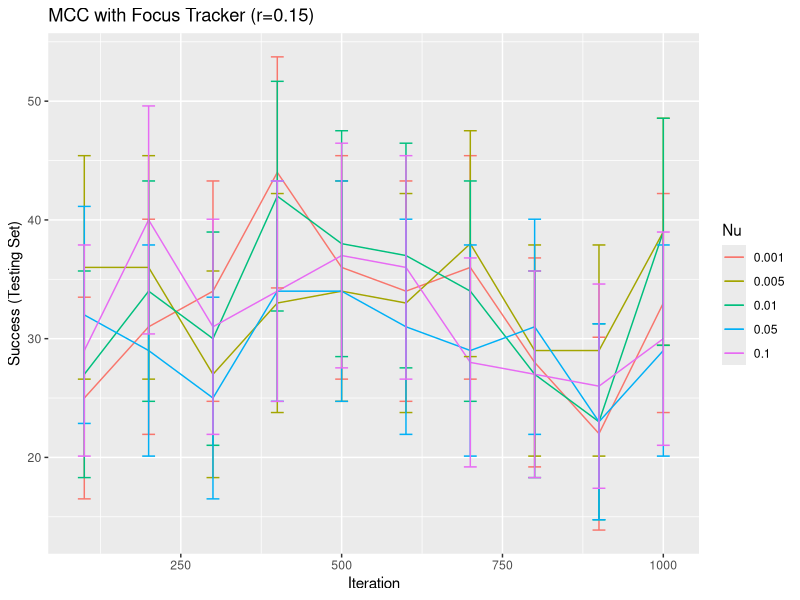
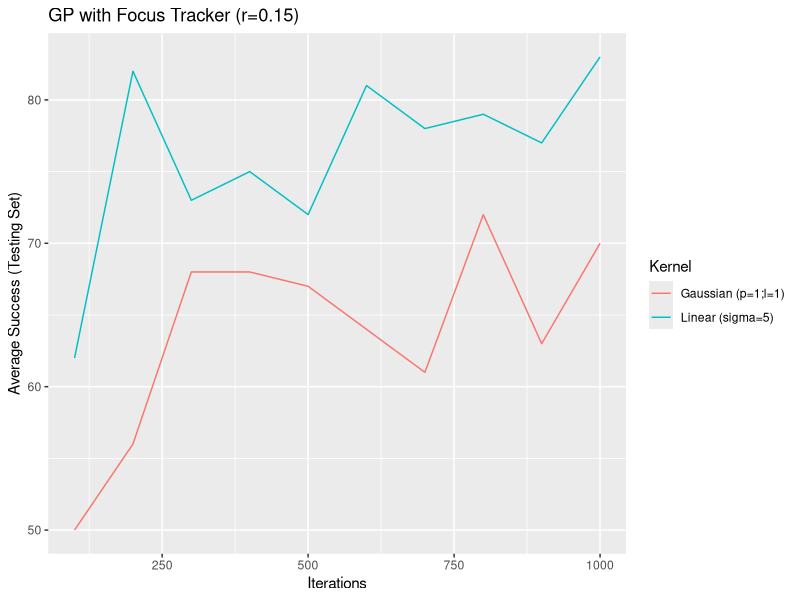
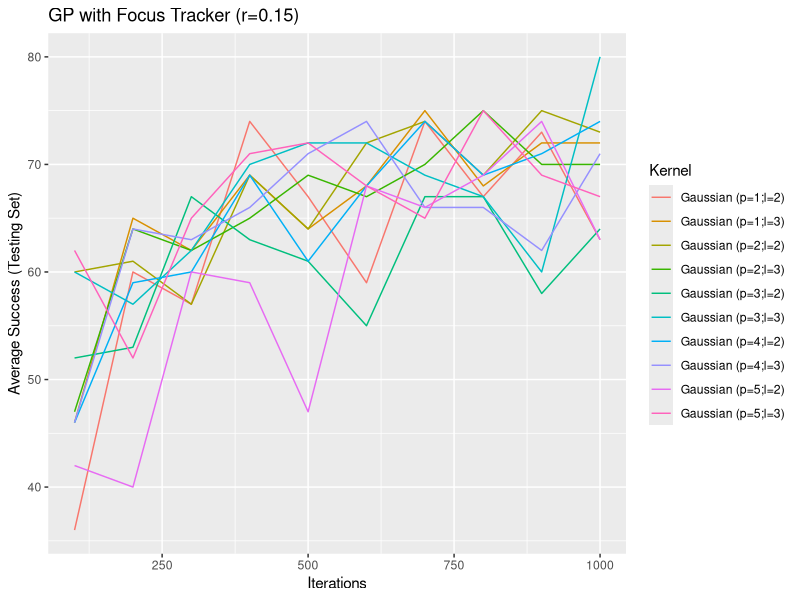
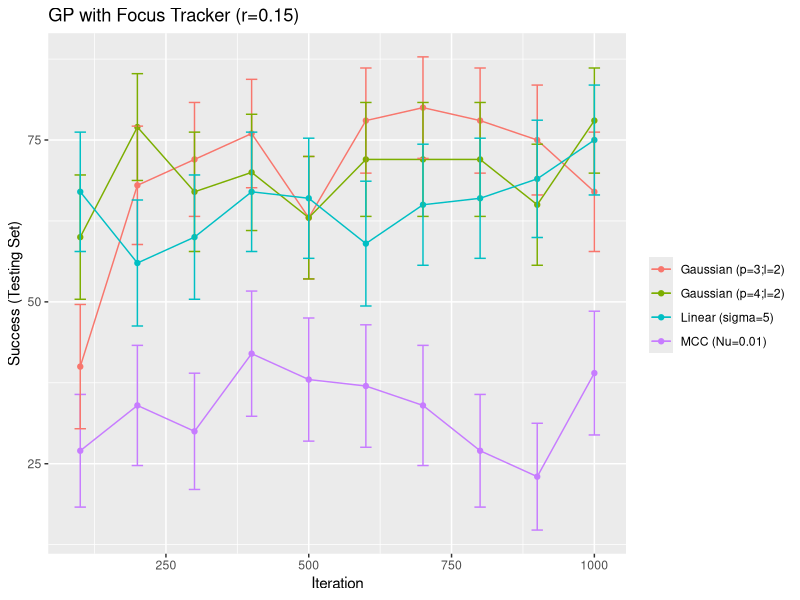

Here is the R script that generated these plots, in order:
## ---- chunk 1
library(ggplot2)
library(dplyr)
## ---- chunk 2
data.mcc = read.csv("mcc-data.csv")
ggplot(data.mcc, aes(x=100*Iteration, y=Success.Mean, colour=factor(Nu),
                     ymin=Success.Mean-Success.Std, ymax=Success.Mean+Success.Std)) +
  geom_line() +
  geom_errorbar(width=20) +
  scale_y_continuous() +
  labs(title="MCC with Focus Tracker (r=0.15)",
       x="Iteration", y="Success (Testing Set)", colour="Nu")
## ---- chunk 3
data = read.csv("gp-data.csv")
str(data)

ggplot(data, aes(x=100*Iteration, y=Success.Mean, colour=factor(Kernel))) +
  geom_line() +
  scale_y_continuous() +
  labs(title="GP with Focus Tracker (r=0.15)",
       x="Iterations", y="Average Success (Testing Set)", colour="Kernel")
## ---- chunk 4
data = read.csv("gp-gauss-data.csv")
str(data)

ggplot(data, aes(x=100*Iteration, y=Success.Mean, colour=factor(Kernel))) +
  geom_line() +
  scale_y_continuous() +
  labs(title="GP with Focus Tracker (r=0.15)",
       x="Iterations", y="Average Success (Testing Set)", colour="Kernel")
## ---- chunk 5
data = read.csv("results-all-tidy.csv", na.strings = "--")
str(data)

best.mcc = data.mcc[data.mcc$Nu == 0.01,]

ggplot(
  rbind(
    data.frame("Kernel"="MCC (Nu=0.01)", best.mcc[,c("Iteration", "Success.Mean", "Success.Std")]),
    data %>%
      filter(Kernel %in% c(
        "Linear (sigma=5)",
        "Gaussian (p=4;l=2)",
        "Gaussian (p=3;l=2)"
      )) %>%
      group_by(Kernel, Iteration) %>%
      summarize(Success.Mean = Success.Mean[1], Success.Std = Success.Std[1])
  ),
  aes(x=100*Iteration, y=Success.Mean, colour=Kernel,
      ymin=Success.Mean-Success.Std, ymax=Success.Mean+Success.Std)) +
  scale_y_continuous() +
  geom_line() +
  geom_point() +
  geom_errorbar(width=20) +
  labs(title="GP with Focus Tracker (r=0.15)",
       x="Iteration", y="Success (Testing Set)", colour="")

write.csv(
    data %>%
      na.omit() %>%
      group_by(Kernel, Iteration) %>%
      summarize(Success.Mean = Success.Mean[1], Success.Std = Success.Std[1]),
    file="results-all-tidy-report.csv",
    row.names = F)
